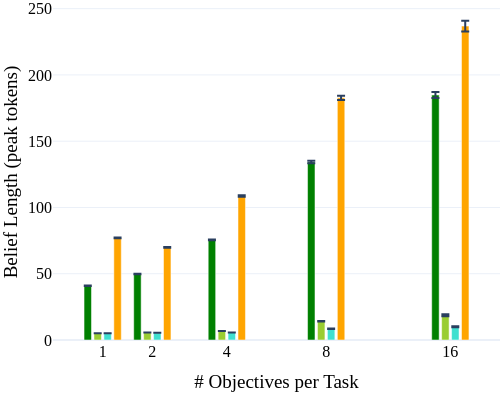

Notebook source saved alongside this figure:
### Code cell
fig = go.Figure()

# ABBEL Tokens
fig.add_trace(go.Bar(
    x=[OBJS_TO_X[o] - 0.3 for o in ALL_NUM_OBJS],
    y=[np.mean(t) for t in beliefs],
    error_y=dict(type='data', array=[np.std(t)/np.sqrt(len(t)) for t in beliefs]),
    name='ABBEL',
    marker_color='green',
    width=0.15
))

# ABBEL (Length Penalty) Tokens
fig.add_trace(go.Bar(
    x=[OBJS_TO_X[o] -0.1 for o in ALL_NUM_OBJS],
    y=[np.mean(t) for t in beliefs_pen05],
    error_y=dict(type='data', array=[np.std(t)/np.sqrt(len(t)) for t in beliefs_pen05]),
    name='ABBEL (Length Penalty 0.1)',
    marker_color='yellowgreen',
    width=0.15
))

# ABBEL (Length Penalty) Tokens
fig.add_trace(go.Bar(
    x=[OBJS_TO_X[o] + 0.1for o in ALL_NUM_OBJS],
    y=[np.mean(t) for t in beliefs_pen],
    error_y=dict(type='data', array=[np.std(t)/np.sqrt(len(t)) for t in beliefs_pen]),
    name='ABBEL (Length Penalty 0.1)',
    marker_color='turquoise',
    width=0.15
))

# MEM1 (Instruct) Tokens
fig.add_trace(go.Bar(
    x=[OBJS_TO_X[o] + 0.3 for o in ALL_NUM_OBJS],
    y=[np.mean(t) for t in internal_states],
    error_y=dict(type='data', array=[np.std(t)/np.sqrt(len(t)) for t in internal_states]),
    name='MEM1 (Instruct)',
    marker_color='orange',
    width=0.15
))

fig.update_layout(
    xaxis_title='# Objectives per Task',
    yaxis_title='Belief Length (peak tokens)',
    template='plotly_white',
    font=dict(family='Times New Roman', size=16, color='black'),
    width=500,
    height=400,
    showlegend=False,
    xaxis=dict(tickvals=[OBJS_TO_X[o] for o in ALL_NUM_OBJS], ticktext=ALL_NUM_OBJS, range=[0, 9]),
    margin=dict(l=0, r=0, t=0, b=60)
)

fig.show()
#fig.write_image("figures/QA_peak_tokens_memory_only.pdf", width=500, height=400)
fig.write_image("notebooks/figures/QA_peak_tokens_memory_only_fulleval.pdf", width=500, height=400)

### Figure 1 — Plotly figure (JSON) as saved in the notebook; plotly's stock layout.template omitted (floating-point values rounded to 4 significant figures)
{"data": [{"error_y": {"array": [0.1782, 0.2008, 0.311, 0.9168, 2.28], "type": "data"}, "marker": {"color": "green"}, "name": "ABBEL", "type": "bar", "width": 0.15, "x": [0.7, 1.7, 3.2, 5.2, 7.7], "y": [40.99, 49.8, 75.57, 134.3, 184.8]}, {"error_y": {"array": [0.02305, 0.03421, 0.07031, 0.258, 0.685], "type": "data"}, "marker": {"color": "yellowgreen"}, "name": "ABBEL (Length Penalty 0.1)", "type": "bar", "width": 0.15, "x": [0.9, 1.9, 3.4, 5.4, 7.9], "y": [5.104, 5.65, 6.794, 14.16, 18.68]}, {"error_y": {"array": [0.02343, 0.03151, 0.05173, 0.1554, 0.417], "type": "data"}, "marker": {"color": "turquoise"}, "name": "ABBEL (Length Penalty 0.1)", "type": "bar", "width": 0.15, "x": [1.1, 2.1, 3.6, 5.6, 8.1], "y": [5.092, 5.429, 5.692, 8.487, 10.03]}, {"error_y": {"array": [0.3342, 0.3264, 0.6027, 1.565, 4.013], "type": "data"}, "marker": {"color": "orange"}, "name": "MEM1 (Instruct)", "type": "bar", "width": 0.15, "x": [1.3, 2.3, 3.8, 5.8, 8.3], "y": [77.05, 69.85, 108.7, 182.7, 236.8]}], "layout": {"font": {"color": "black", "family": "Times New Roman", "size": 16}, "height": 400, "margin": {"b": 60, "l": 0, "r": 0, "t": 0}, "showlegend": false, "width": 500, "xaxis": {"range": [0, 9], "ticktext": [1, 2, 4, 8, 16], "tickvals": [1, 2, 3.5, 5.5, 8], "title": {"text": "# Objectives per Task"}}, "yaxis": {"title": {"text": "Belief Length (peak tokens)"}}}}
